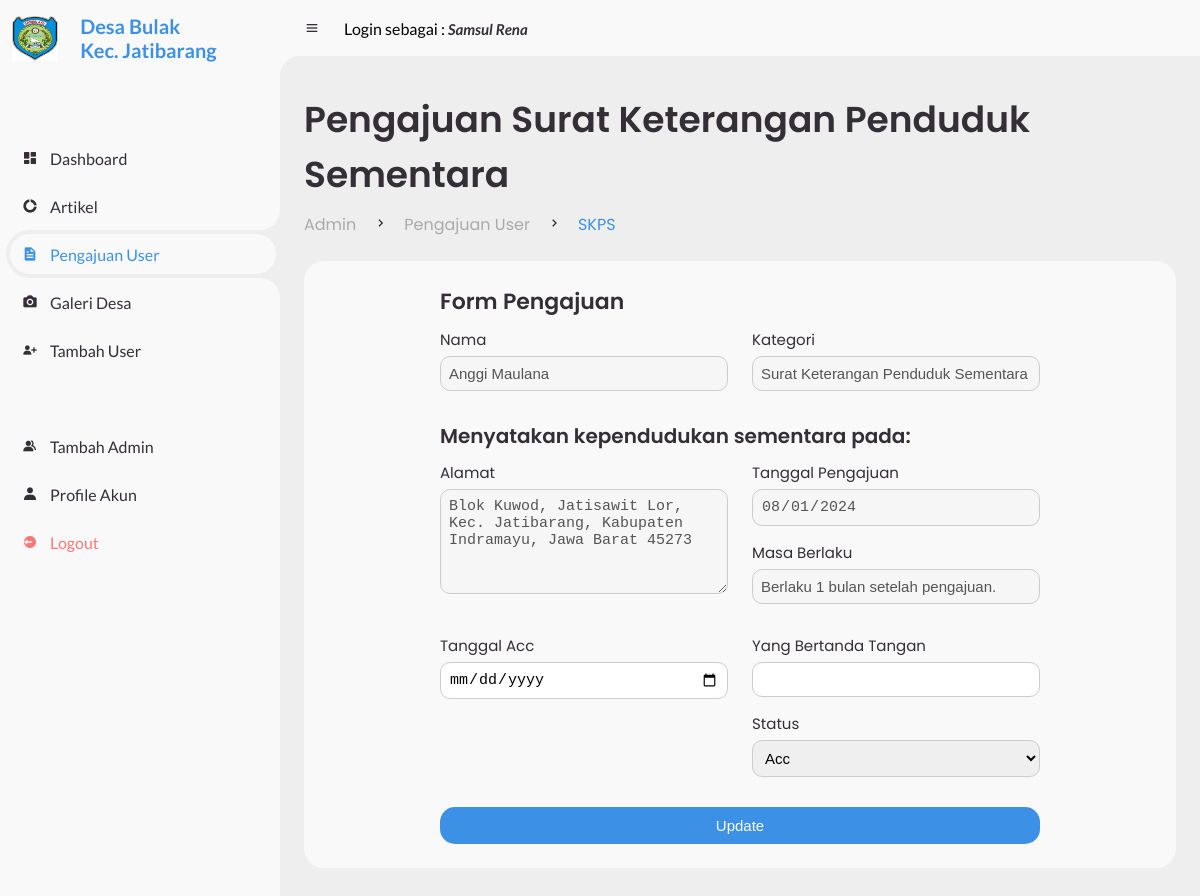
The app's page /admin/pengajuan/skps.php?id=68 (signed in) with its own data.
### tables this page shows
CREATE TABLE `pengajuan` (
  `id_pengajuan` int(11) NOT NULL,
  `nik` varchar(20) NOT NULL,
  `id_kategori` int(20) NOT NULL,
  `nama_usaha` varchar(255) DEFAULT NULL,
  `nama_kk` varchar(255) DEFAULT NULL,
  `nama_akte_dokumen` varchar(255) DEFAULT NULL,
  `keterangan_tidak_mampu` varchar(500) DEFAULT NULL,
  `masa_ktp_sementara` date DEFAULT NULL,
  `keterangan_menikah` varchar(255) DEFAULT NULL,
  `tanggal_pengajuan` date NOT NULL,
  `tanggal_acc` date DEFAULT NULL,
  `status` varchar(20) NOT NULL,
  `nama_kuwu` varchar(255) DEFAULT NULL,
  `id_admin` int(20) DEFAULT NULL
);

CREATE TABLE `user` (
  `user_id` int(11) NOT NULL,
  `nama` varchar(255) NOT NULL,
  `nik` varchar(20) NOT NULL,
  `tempat_lahir` varchar(255) NOT NULL,
  `tanggal_lahir` date NOT NULL,
  `jenis_kelamin` varchar(255) NOT NULL,
  `agama` varchar(255) NOT NULL,
  `alamat` varchar(255) NOT NULL,
  `pekerjaan` varchar(255) NOT NULL,
  `pendidikan` varchar(255) NOT NULL,
  `status_pernikahan` varchar(255) NOT NULL,
  `password` varchar(255) NOT NULL
);

CREATE TABLE `kategori_pengajuan` (
  `id_kategori_pengajuan` int(20) NOT NULL,
  `jenis_pengajuan` varchar(255) NOT NULL
);

### admin/pengajuan/skps.php (the view, shortened to what this page needs)
<?php
require '../../config/db.php';
$nip = $_SESSION['nip'];
$sql = "SELECT * FROM admin WHERE nip = '$nip'";
$result = mysqli_query($conn, $sql);
$userData = mysqli_fetch_assoc($result);
$displayName = $userData['nama'];
$row = null;
if (isset($_GET['id'])) {
    $id = $_GET['id'];
    $sql = "SELECT p.id_pengajuan, u.nama AS nama_user, u.alamat AS alamat_user, k.jenis_pengajuan AS kategori, p.tanggal_pengajuan, p.status
            FROM pengajuan p
            JOIN user u ON p.nik = u.nik
            JOIN kategori_pengajuan k ON p.id_kategori = k.id_kategori_pengajuan
            WHERE p.id_pengajuan = ?";
    $stmt = $conn->prepare($sql);
    $stmt->bind_param("i", $id);
    $stmt->execute();
    $result = $stmt->get_result();
    if ($result->num_rows > 0) {
        $row = $result->fetch_assoc();
    } else {
        echo "Data tidak tersedia!";
        exit;
    }
}
?>
<!DOCTYPE html>
<html lang="en">
<head>
    <link href='https://unpkg.com/boxicons@2.0.9/css/boxicons.min.css' rel='stylesheet'>
    <link rel="stylesheet" href="../../user/style.css">
    <link rel="stylesheet" href="https://cdn.jsdelivr.net/npm/sweetalert2@11/dist/sweetalert2.min.css">
</head>
<body>
    <section id="sidebar">
        <?php include 'brand.php' ?>
        <ul class="side-menu top">
            <li>
                <a href="../index.php">
                    <i class='bx bxs-dashboard'></i>
                    <span class="text">Dashboard</span>
                </a>
            </li>
            <li>
                <a href="../artikel.php">
                    <i class='bx bxs-doughnut-chart'></i>
                    <span class="text">Artikel</span>
                </a>
            </li>
            <li class="active">
                <a href="../pengajuan_user.php">
                    <i class='bx bxs-file'></i>
                    <span class="text">Pengajuan User</span>
                </a>
            </li>
            <li>
                <a href="../galeri.php">
                    <i class='bx bxs-camera' ></i>
                    <span class="text">Galeri Desa</span>
                </a>
            </li>
            <li>
                <a href="../tambah_user.php">
                    <i class='bx bxs-user-plus'></i>
                    <span class="text">Tambah User</span>
                </a>
            </li>
        </ul>
        <ul class="side-menu">
            <li>
                <a href="../tambah_admin.php">
                    <i class='bx bxs-group'></i>
                    <span class="text">Tambah Admin</span>
                </a>
            </li>
            <li>
                <a href="../profile_akun.php">
                    <i class='bx bxs-user'></i>
                    <span class="text">Profile Akun</span>
                </a>
            </li>
            <li>
                <a href="../logout.php" class="logout">
                    <i class='bx bxs-log-out-circle'></i>
                    <span class="text">Logout</span>
                </a>
            </li>
        </ul>
    </section>
    <section id="content">
        <?php include '../navbar.php' ?>
        <main>
            <div class="head-title">
                <div class="left">
                    <h1>Pengajuan Surat Keterangan Penduduk Sementara</h1>
                    <ul class="breadcrumb">
                        <li><a href="index.php">Admin</a></li>
                        <li><i class='bx bx-chevron-right'></i></li>
                        <li><a href="index.php">Pengajuan User</a></li>
                        <li><i class='bx bx-chevron-right'></i></li>
                        <li><a class="active" href="pengajuan_user.php">SKPS</a></li>
                    </ul>
                </div>
            </div>
            <div class="table-data">
                <div class="order">
                        <div class="formulir-pengajuan" id="pengajuanForm">
                        <h3 style="margin-bottom:10px; font-size:22px; font-weight: 600;">Form Pengajuan</h3>
                        <form action="skps.php" method="POST">
                            <div class="form-row">
                                <div class="form-column">
                                    <div class="data-user">
                                        <label for="nama">Nama</label>
                                        <input type="text" id="nama" value="<?php echo htmlspecialchars($row['nama_user'] ?? ''); ?>" disabled>
                                    </div>
                                </div>
                                <div class="form-column">
                                    <div class="data-user">
                                        <label for="jenis_pengajuan">Kategori</label>
                                        <input type="text" id="jenis_pengajuan" value="<?php echo htmlspecialchars($row['kategori'] ?? ''); ?>" disabled>
                                    </div>
                                </div>
                            </div>
                            <h3 style="margin-bottom:10px; font-size:20px; font-weight: 600;">Menyatakan kependudukan sementara pada: </h3>
                            <div class="form-row">
                                <div class="form-column">
                                    <div class="data-user">
                                        <label for="alamat">Alamat</label>
                                        <textarea name="alamat" id="alamat" disabled><?php echo htmlspecialchars($row['alamat_user'] ?? ''); ?></textarea>
                                    </div>
                                </div>
                                <div class="form-column">
                                    <div class="data-user">
                                        <label for="tanggal_pengajuan">Tanggal Pengajuan</label>
                                        <input type="date" id="tanggal_pengajuan" value="<?php echo htmlspecialchars($row['tanggal_pengajuan'] ?? ''); ?>" disabled>
                                    </div>
                                    <div class="data-user">
                                        <label for="masa_berlaku">Masa Berlaku</label>
                                        <input type="text" id="masa_berlaku" value="Berlaku 1 bulan setelah pengajuan." disabled>
                                    </div>
                                </div>
                            </div>
                            <div class="form-row">
                                <div class="form-column">
                                    <div class="data-user">
                                        <label for="tanggal_acc">Tanggal Acc</label>
                                        <input type="date" id="tanggal_acc" name="tanggal_acc" required>
                                    </div>
                                </div>
                                <div class="form-column">
                                    <div class="data-user">
                                        <label for="ttd">Yang Bertanda Tangan</label>
                                        <input type="text" id="ttd" name="ttd" required>
                                    </div>
                                    <div class="data-user">
                                        <label for="status">Status</label>
                                        <select id="status" name="status" required>
                                            <option value="Acc" <?php echo ($row['status'] ?? '') === 'Acc' ? 'selected' : ''; ?>>Acc</option>
                                        </select>
                                    </div>
                                </div>
                            </div>
                            <button type="submit">Update</button>
                        </form>
                    </div>
                </div>
            </div>
        </main>
    </section>
</body>
</html>

### admin/navbar.php (shortened to what this page needs)
<nav>
    <i class='bx bx-menu'></i>
    <p>Login sebagai : <a href="#" class="nav-link"><i><?php echo htmlspecialchars($displayName, ENT_QUOTES, 'UTF-8'); ?></i></a></p>
</nav>

### records on screen
pengajuan: nama "Anggi Maulana", id_kategori.jenis_pengajuan "Surat Keterangan Penduduk Sementara", alamat "Blok Kuwod, Jatisawit Lor, Kec. Jatibarang, Kabupaten Indramayu, Jawa Barat 45273", tanggal_pengajuan "08/01/2024", status "Acc"

### other values on screen
$displayName "Samsul Rena"
